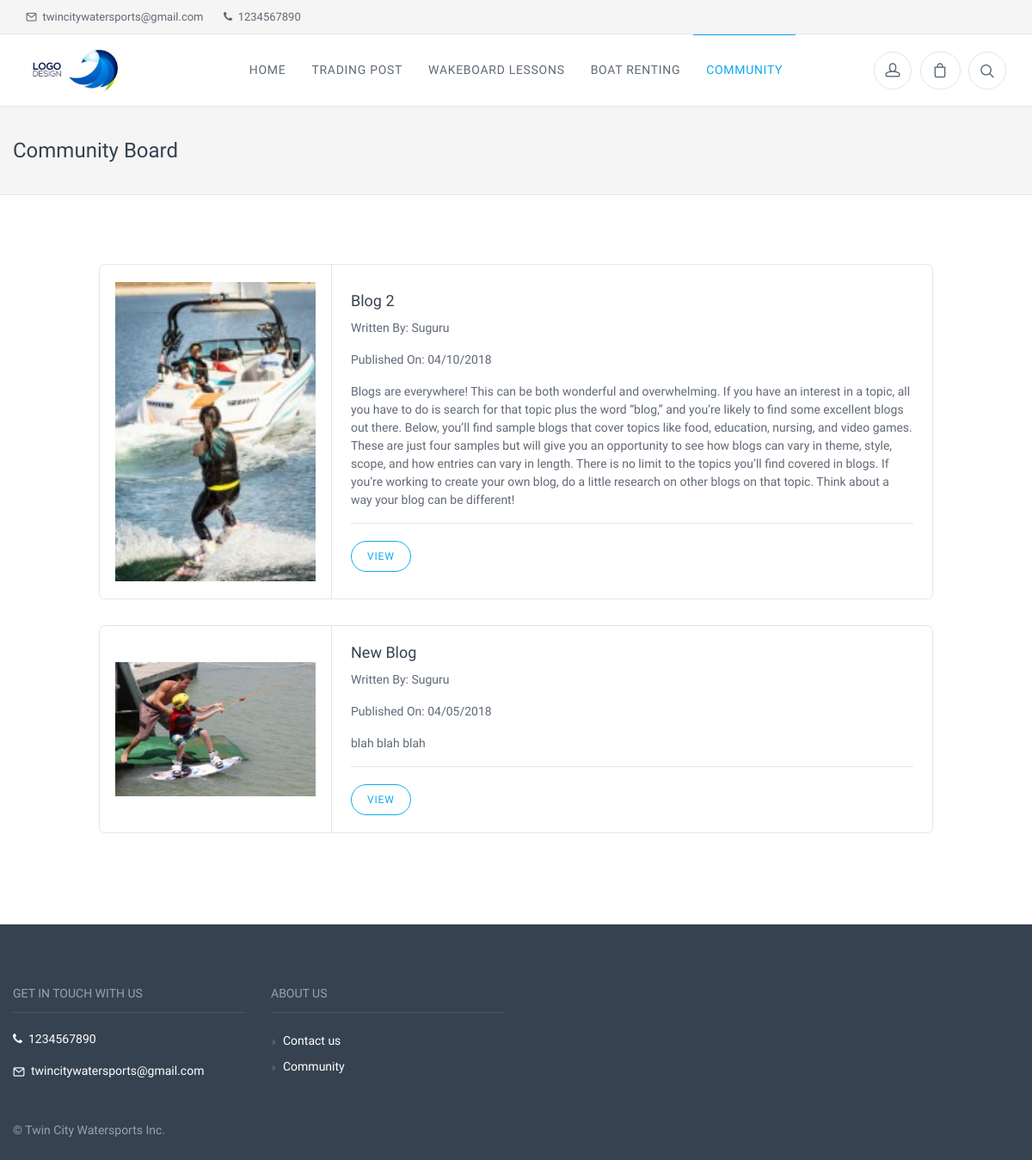
Screenshot of /blog/view_blogs/6 with the database file from the repository.
### tables this page shows
CREATE TABLE `blog` (
  `id` int(11) NOT NULL,
  `blog_url` varchar(255) NOT NULL,
  `blog_title` varchar(255) NOT NULL,
  `blog_description` text NOT NULL,
  `blog_content` text NOT NULL,
  `date_published` int(11) NOT NULL,
  `author` varchar(65) NOT NULL,
  `video_name` varchar(255) NOT NULL,
  `status` int(11) NOT NULL
);

CREATE TABLE `blog_pics` (
  `id` int(11) NOT NULL,
  `blog_id` int(11) NOT NULL,
  `picture_name` varchar(60) NOT NULL,
  `priority` int(11) NOT NULL
);

### application/modules/templates/controllers/Templates.php (called while the page is built, shortened)
<?php
class Templates extends MX_Controller {
  function _draw_toolbar() {
    $this->load->module('site_security');
    $user_id = $this->site_security->_get_user_id();
    $session_id = $this->session->session_id;
    $user_name = $this->session->userdata('user_name');
    $bag_count = 0;
    $mysql_query = "SELECT DISTINCT * FROM boat_rental_basket WHERE session_id = ?";
    if (!empty($user_id)) {
      $mysql_query .= " OR shopper_id = ?";
      $query = $this->db->query($mysql_query, array($session_id, $user_id));
      $bag_count += $query->num_rows();
    } else {
      $query = $this->db->query($mysql_query, array($session_id));
      $bag_count += $query->num_rows();
    }
    $mysql_query = "SELECT DISTINCT * FROM lesson_basket WHERE session_id = ?";
    if (!empty($user_id)) {
      $mysql_query .= " OR shopper_id = ?";
      $query = $this->db->query($mysql_query, array($session_id, $user_id));
      $bag_count += $query->num_rows();
    } else {
      $query = $this->db->query($mysql_query, array($session_id));
      $bag_count += $query->num_rows();
    }
    $data['bag_count'] = $bag_count;
    $data['user_id'] = $user_id;
    $data['session_id'] = $session_id;
    $data['user_name'] = $user_name;
    $this->load->view('toolbar', $data);
  }
  function _draw_top_nav_bar() {
    $mysql_query = "SELECT * FROM admin_info WHERE id = 1";
    $admin = $this->db->query($mysql_query)->row();
    $logo_name = $admin->logo_name;
    $data['logo_path'] = base_url().'/media/logos/'.$logo_name;
    $this->load->view('top_nav', $data);
  }
  function public_bootstrap($data) {
    if (!isset($data['view_module'])) {
      $data['view_module'] = $this->uri->segment(1);
    }
    $this->load->module('site_security');
    $this->load->module('site_settings');
    $data['customer_id'] = $this->site_security->_get_user_id();
    $data['our_company'] = $this->site_settings->_get_our_company_name();
    $this->load->view('public_bootstrap', $data);
  }
}

### application/modules/blog/controllers/Blog.php (called while the page is built, shortened)
<?php
class Blog extends MX_Controller {
  function view_blogs() {
    $use_limit = false;
    $mysql_query = $this->_get_mysql_query_for_blogs($use_limit);
    $query = $this->_custom_query($mysql_query);
    $total_blogs = $query->num_rows();
    $pagination_data['template'] = "unishop";
    $pagination_data['target_base_url'] = $this->get_target_pagination_base_url();
    $pagination_data['total_rows'] = $total_blogs;
    $pagination_data['offset_segment'] = 4;
    $pagination_data['limit'] = $this->get_pagination_limit("main");
    $data['pagination'] = $this->custom_pagination->_generate_pagination($pagination_data);
    $data['query'] = $query;
    $data['view_file'] = "view_blogs";
    $this->templates->public_bootstrap($data);
  }
  function _get_mysql_query_for_blogs($use_limit) {
    $mysql_query = "SELECT DISTINCT * FROM blog WHERE status = 1 ORDER BY date_published DESC";
    if ($use_limit == true) {
      $limit = $this->get_pagination_limit("main");
      $offset = $this->_get_pagination_offset();
      $mysql_query.= " LIMIT ".$offset.", ".$limit;
    }
    return $mysql_query;
  }
  function get_pagination_limit($location) {
    if ($location == "main")
    $limit = 6;
    else if ($location == "admin")
    $limit = 20;
    return $limit;
  }
  function _get_pagination_offset() {
    $offset = $this->uri->segment(4);
    if (!is_numeric($offset)) {
      $offset = 0;
    }
    return $offset;
  }
  function get_target_pagination_base_url() {
    $first_bit = $this->uri->segment(1);
    $second_bit = $this->uri->segment(2);
    $third_bit = $this->uri->segment(3);
    $target_base_url = base_url().$first_bit."/".$second_bit."/".$third_bit;
    return $target_base_url;
  }
  function _custom_query($mysql_query)
  {
    $query = $this->mdl_blog->_custom_query($mysql_query);
    return $query;
  }
}

### index.php (called while the page is built, shortened)
<?php
require_once BASEPATH.'core/CodeIgniter.php';

### application/third_party/MX/Controller.php (called while the page is built, shortened)
<?php (defined('BASEPATH')) OR exit('No direct script access allowed');
class MX_Controller
{
	public function __construct()
	{
		$this->load = clone load_class('Loader');
	}
	public function __get($class)
	{
		return CI::$APP->$class;
	}
}

### application/third_party/MX/Router.php (called while the page is built, shortened)
<?php (defined('BASEPATH')) OR exit('No direct script access allowed');
require dirname(__FILE__).'/Modules.php';
class MX_Router extends CI_Router
{
	public $module;
	public function fetch_module()
	{
		return $this->module;
	}
	public function locate($segments)
	{
		$ext = $this->config->item('controller_suffix').EXT;
		list($module, $directory, $controller) = array_pad($segments, 3, NULL);
		foreach (Modules::$locations as $location => $offset)
		{
			if (is_dir($source = $location.$module.'/controllers/'))
			{
				$this->module = $module;
				if(is_file($source.ucfirst($module).$ext))
				{
					return $segments;
				}
			}
		}
	}
}

### application/third_party/MX/Modules.php (called while the page is built, shortened)
<?php (defined('BASEPATH')) OR exit('No direct script access allowed');
class Modules
{
	public static $routes, $registry, $locations;
	public static function run($module)
	{
		$method = 'index';
		if(($pos = strrpos($module, '/')) != FALSE)
		{
			$method = substr($module, $pos + 1);
			$module = substr($module, 0, $pos);
		}
		if($class = self::load($module))
		{
			if (method_exists($class, $method))	{
				$args = func_get_args();
				$output = call_user_func_array(array($class, $method), array_slice($args, 1));
				$buffer = ob_get_clean();
				return ($output !== NULL) ? $output : $buffer;
			}
		}
	}
	public static function makeEach(&$arr)
	{
		$key = key($arr);
		$result = ($key === null)
		? false
		: [$key, current($arr), 'key' => $key, 'value' => current($arr)];
		return $result;
	}
	public static function load($module)
	{
		(is_array($module)) ? list($module, $params) = Self::makeEach($module) : $params = NULL;
		$alias = strtolower(basename($module));
		if ( ! isset(self::$registry[$alias]))
		{
			self::$registry[$alias] = new $controller($params);
		}
		return self::$registry[$alias];
	}
	public static function load_file($file, $path, $type = 'other', $result = TRUE)
	{
		$file = str_replace(EXT, '', $file);
		$location = $path.$file.EXT;
		return $result;
	}
	public static function find($file, $module, $base)
	{
		$segments = explode('/', $file);
		$file = array_pop($segments);
		$file_ext = (pathinfo($file, PATHINFO_EXTENSION)) ? $file : $file.EXT;
		$path = ltrim(implode('/', $segments).'/', '/');
		$module ? $modules[$module] = $path : $modules = array();
		if ( ! empty($segments))
		{
			$modules[array_shift($segments)] = ltrim(implode('/', $segments).'/','/');
		}
		foreach (Modules::$locations as $location => $offset)
		{
			foreach($modules as $module => $subpath)
			{
				$fullpath = $location.$module.'/'.$base.$subpath;
				if ($base == 'libraries/' OR $base == 'models/')
				{
					if(is_file($fullpath.ucfirst($file_ext))) return array($fullpath, ucfirst($file));
				}
				else
				if (is_file($fullpath.$file_ext)) return array($fullpath, $file);
			}
		}
		return array(FALSE, $file);
	}
}

### application/modules/admin_info/models/Mdl_admin_info.php (called while the page is built, shortened)
<?php if ( ! defined('BASEPATH')) exit('No direct script access allowed');
class Mdl_admin_info extends CI_Model {
  function get_table() {
    $table = "admin_info";
    return $table;
  }
  function get_where($id){
    $table = $this->get_table();
    $this->db->where('id', $id);
    $query=$this->db->get($table);
    return $query;
  }
}

### application/modules/admin_info/controllers/admin_info.php (called while the page is built, shortened)
<?php
class Admin_info extends MX_Controller {
  function get_admin_info() {
    $query = $this->get_where(1);
    $data = $query->row();
    return $data;
  }
  function get_where($admin_id) {
    $query = $this->mdl_admin_info->get_where($admin_id);
    return $query;
  }
}

### application/modules/blog/models/Mdl_blog.php (called while the page is built, shortened)
<?php if ( ! defined('BASEPATH')) exit('No direct script access allowed');
class Mdl_blog extends CI_Model {
  function _custom_query($mysql_query) {
    $query = $this->db->query($mysql_query);
    return $query;
  }
}

### application/modules/blog_pics/models/Mdl_blog_pics.php (called while the page is built, shortened)
<?php if ( ! defined('BASEPATH')) exit('No direct script access allowed');
class Mdl_blog_pics extends CI_Model {
  function get_table() {
    $table = "blog_pics";
    return $table;
  }
  function get_where_custom($col, $value) {
    $table = $this->get_table();
    $this->db->where($col, $value);
    $query=$this->db->get($table);
    return $query;
  }
}

### application/modules/blog_pics/controllers/Blog_pics.php (called while the page is built, shortened)
<?php
class Blog_pics extends MX_Controller {
  function get_where_custom($col, $value) {
    $query = $this->mdl_blog_pics->get_where_custom($col, $value);
    return $query;
  }
}

### application/modules/timedate/controllers/Timedate.php (called while the page is built, shortened)
<?php
class Timedate extends MX_Controller {
  function get_date($timestamp, $format) {
    switch ($format) {
      case 'datepicker_us':
      $the_date = date('m\/d\/Y', $timestamp);
      break;
    }
    return $the_date;
  }
}

### application/modules/blog/views/view_blogs.php (the view, shortened to what this page needs)
<div class="page-title">
  <div class="container">
    <div class="column">
      <h1>Community Board</h1>
    </div>
  </div>
</div>
<div class="container padding-bottom-3x mb-1">
  <div class="row justify-content-center">
    <div class="col-lg-10">
      <?php
      foreach ($query->result() as $row) {
        $blog_id = $row->id;
        $blog_title = $row->blog_title;
        $blog_description = $row->blog_description;
        $blog_url = base_url()."blog/view_blog/".$row->blog_url;
        $date_published = $this->timedate->get_date($row->date_published, "datepicker_us");
        $author = $row->author;
        $picture_query = $this->blog_pics->get_where_custom("blog_id", $blog_id);
        if ($picture_query->num_rows() > 0) {
          $picture_name = $picture_query->row(0)->picture_name;
        } else {
          $picture_name = "";
        }
        $picture_src = base_url().'media/blog_small_pics/'.$picture_name;
        ?>
        <div class="product-card product-list"><a class="product-thumb" href="<?= $blog_url ?>">
          <img src="<?= $picture_src ?>" alt="<?= $blog_title ?>"></a>
          <div class="product-info">
            <h3 class="product-title"><a href="<?= $blog_url ?>"><?= $blog_title ?></a></h3>
            <p><span class="text-medium">Written By:&nbsp;</span><?= $author ?></p>
            <p><span class="text-medium">Published On:&nbsp;</span><?= $date_published ?></p>
            <p class="hidden-xs-down"><?= $blog_description ?></p>
            <div class="product-buttons">
              <a href="<?= $blog_url ?>" class="btn btn-outline-primary btn-sm">View</a>
            </div>
          </div>
        </div>
        <?php } ?>
    </div>
  </div>
</div>

### application/modules/templates/views/top_bar.php (shortened to what this page needs)
<?php
$admin = $this->admin_info->get_admin_info();
if (isset($admin->phone)) {
  $phone = $admin->phone;
} else {
  $phone = "";
}
if (isset($admin->email)) {
  $email = $admin->email;
} else {
  $email = "";
}
?>
<div class="topbar">
  <div class="topbar-column">
    <?php
    if ($email != "") {
      ?>
      <a class="hidden-md-down" href="mailto:<?= $email ?>">
        <i class="icon-mail"></i>&nbsp; <?= $email ?>
      </a>
      <?php
    }
    if ($phone != "") {
      ?>
      <a class="hidden-md-down" href="tel:<?= $phone ?>">
        <i class="fa fa-phone"></i>&nbsp; <?= $phone ?>
      </a>
      <?php
    }
      ?>
  </div>
  <div class="topbar-column">
  </div>
</div>

### application/modules/templates/views/footer.php (shortened to what this page needs)
<?php
$admin = $this->admin_info->get_admin_info();
if (isset($admin->phone)) {
  $phone = $admin->phone;
} else {
  $phone = "";
}
if (isset($admin->email)) {
  $email = $admin->email;
} else {
  $email = "";
}
if (isset($admin->company_name)) {
  $company_name = $admin->company_name;
} else {
  $company_name = "";
}
?>
<footer class="site-footer">
  <div class="container">
    <div class="row">
      <div class="col-lg-3 col-md-6">
        <section class="widget widget-light-skin">
          <h3 class="widget-title">Get In Touch With Us</h3>
          <?php
          if ($phone != "") {
            ?>
            <p ><a class="navi-link-light" href="tel:<?= $phone ?>"><i class="fa fa-phone"></i>&nbsp;&nbsp;<?= $phone ?></a></p>
            <?php
          }
          if ($email != "") {
            ?>
            <p><a class="navi-link-light" href="mailto:<?= $email ?>"><i class="icon-mail"></i>&nbsp;&nbsp;<?= $email ?></a></p>
            <?php
          }
            ?>
        </section>
      </div>
      <div class="col-lg-3 col-md-6">
        <section class="widget widget-links widget-light-skin">
          <h3 class="widget-title">About Us</h3>
          <ul>
            <li><a href="<?= base_url()."contactus" ?>">Contact us</a></li>
            <li><a href="<?= base_url().'blog/view_blogs' ?>">Community</a></li>
          </ul>
        </section>
      </div>
      </div>
      <?php
      if ($company_name != "") {
      ?>
      <p class="footer-copyright">© <?= $company_name ?></p>
      <?php
    }
      ?>
    </div>
  </footer>

### rows the page displays
blog: blog_pics.picture_name (picture), blog_title "Blog 2", author "Suguru", date_published "04/10/2018", blog_description "Blogs are everywhere! This can be both wonderful and overwhelming. If you have an interest in a topic, all you have to do is search for that topic plus the word “blog,” and you’re likely to find some excellent blogs out there. Below, you’ll find sample blogs that cover topics like food, education, nursing, and video games. These are just four samples but will give you an opportunity to see how blogs can vary in theme, style, scope, and how entries can vary in length. There is no limit to the topics you’ll find covered in blogs. If you’re working to create your own blog, do a little research on other blogs on that topic. Think about a way your blog can be different!"
blog: blog_pics.picture_name (picture), blog_title "New Blog", author "Suguru", date_published "04/05/2018", blog_description "blah blah blah"

### other values shown
$email "twincitywatersports@gmail.com"
$phone "1234567890"
$company_name "Twin City Watersports Inc."
